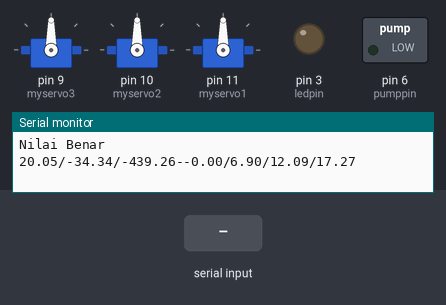
The sketch below on a simulated Arduino Uno, built with avr-gcc and run on an emulated ATmega328P. Shown: 3 × servo, switched loads named in the sketch (green lamp = pin HIGH), output pins drawn as LEDs (lit = HIGH), the last lines printed to the serial monitor. The inputs (shaded band) are chosen by the test bench.

Above: at 1.2 s.
1.3 s: "te,1\n" received over Serial
At 2.5 s:
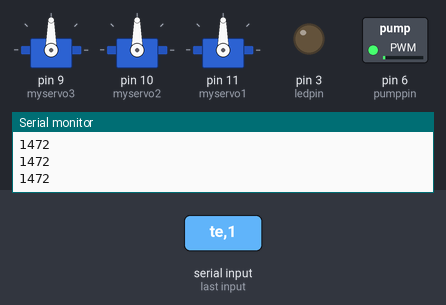
2.8 s: "te,150\n" received over Serial
At 3.4 s:
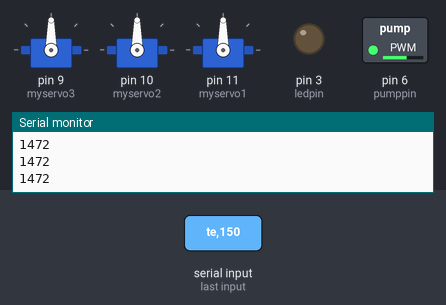
Timing chart, 0 to 5.8 s (numbered marks = the images above; inputs shaded):
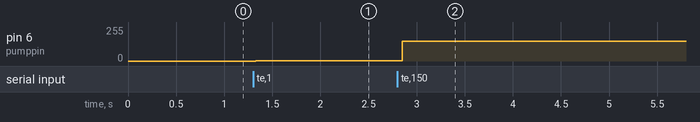

The sketch:

iktest.ino
```cpp
#include <Servo.h>

char r, s;
String mystring, header, xstring, ystring, zstring, ledvstring, pumpvstring, footer;
int xv, yv, zv, ledv, pumpv;

float t1, t2, t3;
float x, y, z, t;
float theta1, theta2, theta3, theta;


Servo myservo1; //9
Servo myservo2; //10
Servo myservo3; //11
byte ledpin = 3;
byte pumppin = 6;

void setup() {
  Serial.begin(38400);
  myservo3.attach(9);
  myservo2.attach(10);
  myservo1.attach(11);
  x = 20.051;
  y = -34.344;
  z = -439.259;
  hitung();
}

void loop() {

  while (Serial.available())
  {
    r = Serial.read();
    mystring = mystring + r;
  }
  if (mystring != "")
  {
    parsing();
    fback();
    if (header == "te")
    {
      x=xv;
      y=yv;
      z=zv;
      Serial.println("Format Serial Benar");
      hitung();
      if (theta1 >= 0 && theta2 >= 0 && theta3 >= 0 && t2==0)
      {
        Serial.println("Eksekusi");
        eksekusi();
      }
      else
      {
        Serial.println("Tidak bisa Eksekusi (ada nilai minus)");
        eksekusi();
      }
    }
    else
    {
      Serial.println("Format Serial Salah") ;
    }
  }
  delay(100);
  mystring = "";
  //footer = "";
  header = "";

}
```

rumus.ino
```cpp
// CODE FROM http://forums.trossenrobotics.com/tutorials/introduction-129/delta-robot-kinematics-3276/
// robot geometry

float baseZ = 170.0;
//const float side_from_radius = 3.464;  // we want the sides of the base and effector triangles,
// but what we can easily measure is the distance from the center to the midpoint of the side
// so multiply that by 2/tan(30)
//const float e = side_from_radius * 125.0;    // end effector
//const float f = side_from_radius * 50.0;   // base

const float e = 100.0; //120.0;      // side of end effector triangle
const float f = 200.0; //250.0;     // side of fixed triangle

const float re = 450.0; //200.0;     // length of parallelogram joint
const float rf = 170.0; //70.0;      // length of upper joint


// trigonometric constants
const float sqrt3 = sqrt(3.0);
const float pi = 3.141592653;    // PI
const float sin120 = sqrt3 / 2.0;
const float cos120 = -0.5;
const float tan60 = sqrt3;
const float sin30 = 0.5;
const float tan30 = 1 / sqrt3;

// forward kinematics: (theta1, theta2, theta3) -> (x0, y0, z0)
// returned status: 0=OK, -1=non-existing position
int delta_calcForward(float theta1, float theta2, float theta3, float &x0, float &y0, float &z0) {
  float t = (f - e) * tan30 / 2;
  float dtr = pi / (float)180.0;

  theta1 *= dtr;
  theta2 *= dtr;
  theta3 *= dtr;

  float y1 = -(t + rf * cos(theta1));
  float z1 = -rf * sin(theta1);

  float y2 = (t + rf * cos(theta2)) * sin30;
  float x2 = y2 * tan60;
  float z2 = -rf * sin(theta2);

  float y3 = (t + rf * cos(theta3)) * sin30;
  float x3 = -y3 * tan60;
  float z3 = -rf * sin(theta3);

  float dnm = (y2 - y1) * x3 - (y3 - y1) * x2;

  float w1 = y1 * y1 + z1 * z1;
  float w2 = x2 * x2 + y2 * y2 + z2 * z2;
  float w3 = x3 * x3 + y3 * y3 + z3 * z3;

  // x = (a1*z + b1)/dnm
  float a1 = (z2 - z1) * (y3 - y1) - (z3 - z1) * (y2 - y1);
  float b1 = -((w2 - w1) * (y3 - y1) - (w3 - w1) * (y2 - y1)) / 2.0;

  // y = (a2*z + b2)/dnm;
  float a2 = -(z2 - z1) * x3 + (z3 - z1) * x2;
  float b2 = ((w2 - w1) * x3 - (w3 - w1) * x2) / 2.0;

  // a*z^2 + b*z + c = 0
  float a = a1 * a1 + a2 * a2 + dnm * dnm;
  float b = 2 * (a1 * b1 + a2 * (b2 - y1 * dnm) - z1 * dnm * dnm);
  float c = (b2 - y1 * dnm) * (b2 - y1 * dnm) + b1 * b1 + dnm * dnm * (z1 * z1 - re * re);

  // discriminant
  float d = b * b - (float)4.0 * a * c;
  if (d < 0) return -1; // non-existing point

  z0 = -(float)0.5 * (b + sqrt(d)) / a;
  x0 = (a1 * z0 + b1) / dnm;
  y0 = (a2 * z0 + b2) / dnm;
  return 0;
}

// inverse kinematics
// helper functions, calculates angle theta1 (for YZ-pane)
int delta_calcAngleYZ(float x0, float y0, float z0, float &theta) {
  float y1 = -0.5 * 0.57735 * f; // f/2 * tg 30
  y0 -= 0.5 * 0.57735    * e;    // shift center to edge
  // z = a + b*y
  float a = (x0 * x0 + y0 * y0 + z0 * z0 + rf * rf - re * re - y1 * y1) / (2 * z0);
  float b = (y1 - y0) / z0;
  // discriminant
  float d = -(a + b * y1) * (a + b * y1) + rf * (b * b * rf + rf);
  if (d < 0) return -1; // non-existing point
  float yj = (y1 - a * b - sqrt(d)) / (b * b + 1); // choosing outer point
  float zj = a + b * yj;
  theta = 180.0 * atan(-zj / (y1 - yj)) / pi + ((yj > y1) ? 180.0 : 0.0);
  return 0;
}

// inverse kinematics: (x0, y0, z0) -> (theta1, theta2, theta3)
// returned status: 0=OK, -1=non-existing position
int delta_calcInverse(float x0, float y0, float z0, float &theta1, float &theta2, float &theta3) {
  theta1 = theta2 = theta3 = 0;
  int status = delta_calcAngleYZ(x0, y0, z0, theta1);
  if (status == 0) status = delta_calcAngleYZ(x0 * cos120 + y0 * sin120, y0 * cos120 - x0 * sin120, z0, theta2); // rotate coords to +120 deg
  if (status == 0) status = delta_calcAngleYZ(x0 * cos120 - y0 * sin120, y0 * cos120 + x0 * sin120, z0, theta3); // rotate coords to -120 deg
  return status;
}

void hitung()
{
  t2 = delta_calcInverse(x, y, z, theta1, theta2, theta3);
  if (t2 == -1)
  {
    Serial.println("Nilai Salah");
    return; // no pos
  }
  else if (t2 == 0) {
    //t1 = delta_calcAngleYZ(x, y, z, t);
    Serial.println("Nilai Benar");
    Serial.print(x);
    Serial.print("/");
    Serial.print(y);
    Serial.print("/");
    Serial.print(z);
    Serial.print("--");
    Serial.print(t2);
    Serial.print("/");
    Serial.print(theta1);
    Serial.print("/");
    Serial.print(theta2);
    Serial.print("/");
    Serial.println(theta3);
  }
  else
  {
    Serial.print("Anomali");
  }
}

void parsing()
{
  if (mystring.indexOf(",") > 0)
  {
    int commaIndex = mystring.indexOf(',');
    int secondCommaIndex = mystring.indexOf(',', commaIndex + 1);
    int thirdCommaIndex = mystring.indexOf(',', secondCommaIndex + 1);
    int forthCommaIndex = mystring.indexOf(',', thirdCommaIndex + 1);
    int fivethCommaIndex = mystring.indexOf(',', forthCommaIndex + 1);
    int sixthCommaIndex = mystring.indexOf(',', fivethCommaIndex + 1);
    header = mystring.substring(0, commaIndex);
    xstring = mystring.substring(commaIndex + 1, secondCommaIndex);
    ystring = mystring.substring(secondCommaIndex + 1, thirdCommaIndex);
    zstring = mystring.substring(thirdCommaIndex + 1, forthCommaIndex); //To the end of the string
    ledvstring = mystring.substring(forthCommaIndex + 1, fivethCommaIndex);
    pumpvstring = mystring.substring(fivethCommaIndex + 1, sixthCommaIndex);
    footer = mystring.substring(sixthCommaIndex + 1);
    xv = xstring.toInt();
    yv = ystring.toInt();
    zv = zstring.toInt();
    ledv = ledvstring.toInt();
    pumpv = pumpvstring.toInt();
  }
}

void fback()
{
  Serial.println("================");
  Serial.print("Feedback Serial >> ");
  Serial.print(pumpvstring);
  Serial.print("+");
  Serial.print(ledvstring);
  Serial.print("+");
  Serial.print(zstring);
  Serial.print("+");
  Serial.print(ystring);
  Serial.print("+");
  //Serial.print(",");
  Serial.println(xstring);
}

void eksekusi()
{
  int t1eks, t2eks, t3eks;
  transformToServoAngle( theta1 );
  transformToServoAngle( theta2 );
  transformToServoAngle( theta3);
  t1eks = (round(theta1));
  t2eks = (round(theta2));
  t3eks = 180 - (round(theta3));

  //myservo1.write(t1eks);
  //myservo2.write(t2eks);
  //myservo3.write(t3eks);
  servoWriteFloat(&myservo1, 90 - theta1);
  servoWriteFloat(&myservo2, 90 - theta2);
  servoWriteFloat(&myservo3, 180 - (90 - theta3));
  analogWrite(ledpin, ledv);
  analogWrite(pumppin, pumpv);
}

#define MIN_PULSE_WIDTH       544.0     // the shortest pulse sent to a servo
#define MAX_PULSE_WIDTH      2400.0     // the longest pulse sent to a servo

void servoWriteFloat( Servo *s, float angle)
{
  int uS = MIN_PULSE_WIDTH + angle * ( MAX_PULSE_WIDTH - MIN_PULSE_WIDTH ) / 180.0;

  s->writeMicroseconds(uS);
  Serial.println(uS);
}


int minServoPos = -70;
int maxServoPos = 90;
boolean transformToServoAngle( float &theta )
{
  // Our servos go from 0 (max retract) to 120 (full extend, arm in line with servo body) to 170 (overextended)
  // Theta from the geometry maths has 0 with the arm horizontal, -90 at full extend

  theta = -theta;
  //boolean success = true;
  if ( theta < minServoPos )
  {
    //success = false;
    Serial.print("Theta value not correct:");
    theta = minServoPos;
  }
  if ( theta > maxServoPos )
  {
    //success = false;
    Serial.print("Theta value not correct:");
    theta = maxServoPos;
  }
  //return success;
}
```

Measured:
- after the input at 1.3 s, pin 6 (pumppin): 0/255 → 1/255 at once
- after the input at 2.8 s, pin 6 (pumppin): 1/255 → 150/255 after 0.05 s
